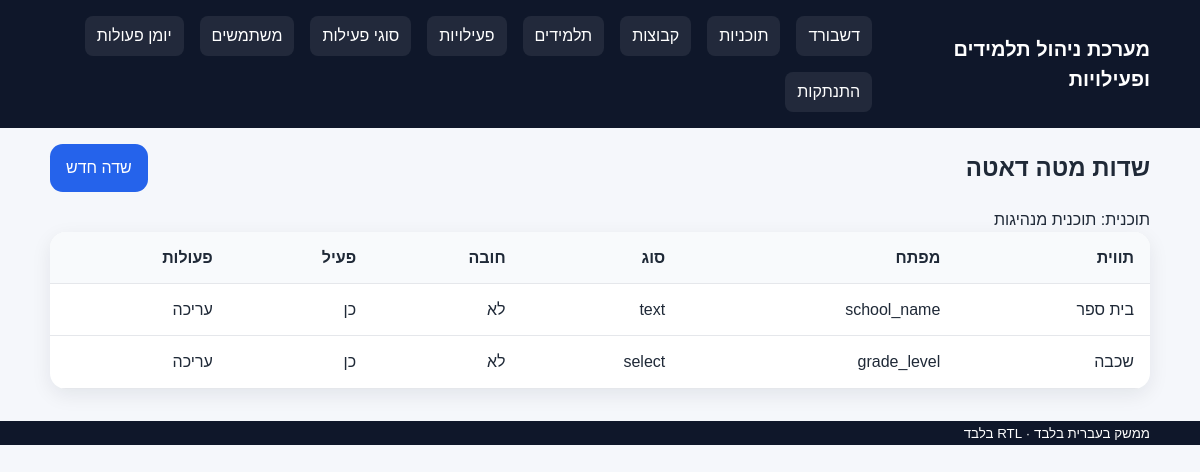
/metadata_fields.php?program_id=1 (signed in), run on the app's committed database.
### tables this page shows
CREATE TABLE programs (
    id BIGINT UNSIGNED AUTO_INCREMENT PRIMARY KEY,
    name VARCHAR(150) NOT NULL,
    status ENUM('active', 'inactive') NOT NULL DEFAULT 'active',
    deleted_at TIMESTAMP NULL DEFAULT NULL,
    created_at TIMESTAMP NULL DEFAULT CURRENT_TIMESTAMP,
    updated_at TIMESTAMP NULL DEFAULT CURRENT_TIMESTAMP ON UPDATE CURRENT_TIMESTAMP
);

CREATE TABLE metadata_fields (
    id BIGINT UNSIGNED AUTO_INCREMENT PRIMARY KEY,
    program_id BIGINT UNSIGNED NOT NULL,
    field_key VARCHAR(100) NOT NULL,
    field_label VARCHAR(150) NOT NULL,
    field_type ENUM('text', 'number', 'date', 'boolean', 'select') NOT NULL,
    is_required TINYINT(1) NOT NULL DEFAULT 0,
    options_json JSON NULL,
    sort_order INT NOT NULL DEFAULT 0,
    is_active TINYINT(1) NOT NULL DEFAULT 1,
    created_at TIMESTAMP NULL DEFAULT CURRENT_TIMESTAMP,
    updated_at TIMESTAMP NULL DEFAULT CURRENT_TIMESTAMP ON UPDATE CURRENT_TIMESTAMP,
    CONSTRAINT fk_metadata_fields_program FOREIGN KEY (program_id) REFERENCES programs(id),
    UNIQUE KEY uq_program_field_key (program_id, field_key)
);

### includes/functions.php (called while the page is built, shortened)
<?php
function e($value): string
{
    return htmlspecialchars((string)$value, ENT_QUOTES, 'UTF-8');
}
function get(string $key, $default = null)
{
    return $_GET[$key] ?? $default;
}

### public/metadata_fields.php (the view, shortened to what this page needs)
<?php
$db = getDB();
$programId = (int)get('program_id');
$stmt = $db->prepare('SELECT * FROM programs WHERE id = :id');
$stmt->execute(['id' => $programId]);
$program = $stmt->fetch();
$fields = [];
if ($program) {
    $stmt = $db->prepare('SELECT * FROM metadata_fields WHERE program_id = :id ORDER BY sort_order, id');
    $stmt->execute(['id' => $programId]);
    $fields = $stmt->fetchAll();
}
include __DIR__ . '/../includes/header.php';
?>
<section class="page-header actions-between"><h2>שדות מטה דאטה</h2><a class="btn primary" href="metadata_field_form.php?program_id=<?= $programId ?>">שדה חדש</a></section>
<p>תוכנית: <?= e($program['name'] ?? '') ?></p>
<div class="table-wrap"><table><thead><tr><th>תווית</th><th>מפתח</th><th>סוג</th><th>חובה</th><th>פעיל</th><th>פעולות</th></tr></thead><tbody>
<?php foreach ($fields as $field): ?>
<tr><td><?= e($field['field_label']) ?></td><td><?= e($field['field_key']) ?></td><td><?= e($field['field_type']) ?></td><td><?= $field['is_required'] ? 'כן' : 'לא' ?></td><td><?= $field['is_active'] ? 'כן' : 'לא' ?></td><td><a href="metadata_field_form.php?program_id=<?= $programId ?>&id=<?= (int)$field['id'] ?>">עריכה</a></td></tr>
<?php endforeach; ?>
</tbody></table></div>
<?php include __DIR__ . '/../includes/footer.php'; ?>

### assets/css/layout.css (style rules this page uses)
body { font-family:Arial,sans-serif;background:#f5f7fb;color:#1f2937;line-height:1.5 }
.header-inner,.main-nav,.actions-between,.button-row { display:flex;gap:1rem;align-items:center }
.page-header { margin-bottom:1rem }
.actions-between { justify-content:space-between }

### assets/css/forms.css (style rules this page uses)
.btn { display:inline-flex;justify-content:center;align-items:center;padding:.75rem 1rem;border:none;border-radius:.8rem;background:#e2e8f0;color:#111827;cursor:pointer }
.btn.primary { background:#2563eb;color:#fff }

### assets/css/tables.css (style rules this page uses)
.table-wrap { overflow:auto;background:#fff;border-radius:1rem;box-shadow:0 6px 20px rgba(15,23,42,.08) }
table { width:100%;border-collapse:collapse;min-width:640px }
th,td { padding:.85rem 1rem;text-align:right;border-bottom:1px solid #e5e7eb }
thead th { background:#f8fafc;font-weight:700 }

### assets/css/app.css (style rules this page uses)
body { background: #f5f7fb; color: #1f2937; }
.actions-between { display: flex; justify-content: space-between; align-items: center; gap: 12px; }

### data on the page
programs: name "תוכנית מנהיגות"
metadata_fields: field_label "בית ספר", field_key "school_name", field_type "text", is_required "לא", is_active "כן"
metadata_fields: field_label "שכבה", field_key "grade_level", field_type "select", is_required "לא", is_active "כן"

### other printed values
getConfig()['app_name'] "מערכת ניהול תלמידים ופעילויות"
